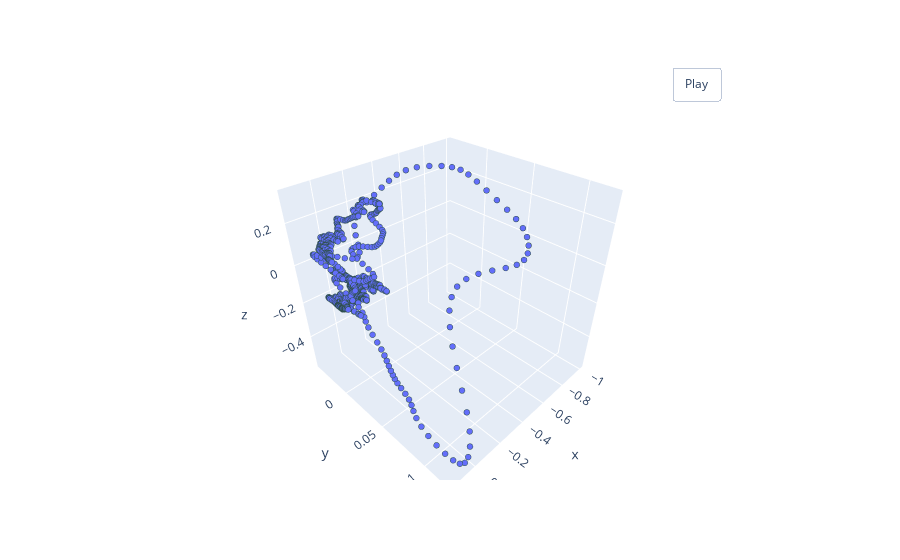

The notebook cell this image was saved under:
### Markdown cell above
__Пример нормализации с приведением максильного значения к 1:__

### Code cell
point_cloud_array = df[['x', 'y', 'z']].values
norm_pointcloud = Normalize()(point_cloud_array)
pcshow(*norm_pointcloud.T)

### Figure 1 — Plotly figure (JSON) as saved in the notebook; plotly's stock layout.template omitted (floating-point values rounded to 4 significant figures; data arrays with more than 128 entries replaced by an {"elided": "..."} marker saying what was removed)
{"data": [{"marker": {"line": {"color": "DarkSlateGrey", "width": 2}, "size": 2}, "mode": "markers", "type": "scatter3d", "x": {"elided": "987 float values"}, "y": {"elided": "987 float values"}, "z": {"elided": "987 float values"}}], "layout": {"updatemenus": [{"buttons": [{"args": [null, {"frame": {"duration": 50, "redraw": true}, "fromcurrent": true, "mode": "immediate", "transition": {"duration": 0}}], "label": "Play", "method": "animate"}], "pad": {"r": 10, "t": 45}, "showactive": false, "type": "buttons", "x": 0.8, "xanchor": "left", "y": 1, "yanchor": "bottom"}]}}
